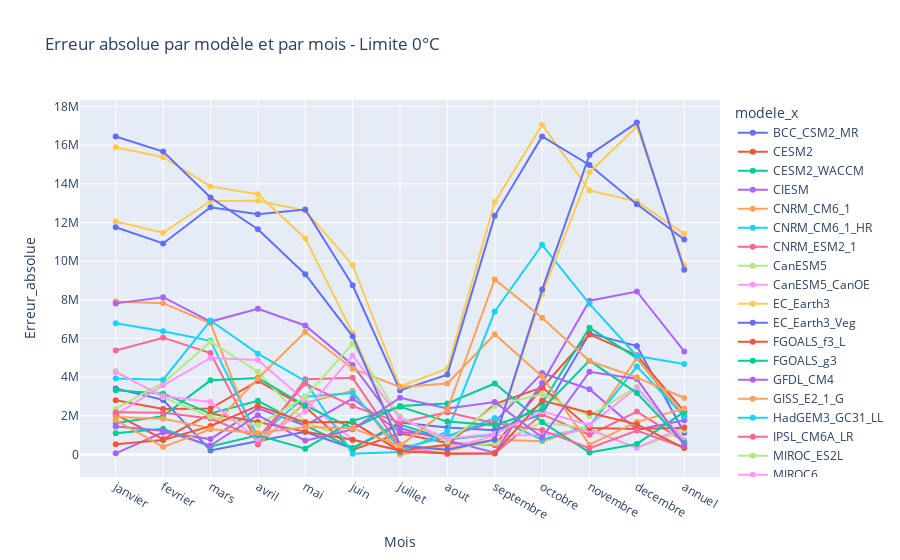

Write notebook code for a chart like this one.
### Markdown cell above
### Visualisation sous forme de courbes

### Code cell
fig = px.line(
    snow_warming_avec_erreur_1995_2014[snow_warming_avec_erreur_1995_2014['modele_x'] != 'Reference'],
    x='Mois', y='Erreur_absolue', color='modele_x', markers=True, title="Erreur absolue par modèle et par mois - Limite 0°C")
fig.show()

### Figure 1 — Plotly figure (JSON) as saved in the notebook; plotly's stock layout.template omitted (floating-point values rounded to 4 significant figures)
{"data": [{"hovertemplate": "modele_x=BCC_CSM2_MR<br>Mois=%{x}<br>Erreur_absolue=%{y}<extra></extra>", "legendgroup": "BCC_CSM2_MR", "line": {"color": "#636efa", "dash": "solid"}, "marker": {"symbol": "circle"}, "mode": "lines+markers", "name": "BCC_CSM2_MR", "orientation": "v", "showlegend": true, "type": "scatter", "x": ["janvier", "fevrier", "mars", "avril", "mai", "juin", "juillet", "aout", "septembre", "octobre", "novembre", "decembre", "annuel"], "xaxis": "x", "y": [3415107, 2824090, 209189, 691869, 1171029, 310330, 1648452, 1392061, 1256313, 2084227, 6268863, 5608594, 1126803], "yaxis": "y"}, {"hovertemplate": "modele_x=CESM2<br>Mois=%{x}<br>Erreur_absolue=%{y}<extra></extra>", "legendgroup": "CESM2", "line": {"color": "#EF553B", "dash": "solid"}, "marker": {"symbol": "circle"}, "mode": "lines+markers", "name": "CESM2", "orientation": "v", "showlegend": true, "type": "scatter", "x": ["janvier", "fevrier", "mars", "avril", "mai", "juin", "juillet", "aout", "septembre", "octobre", "novembre", "decembre", "annuel"], "xaxis": "x", "y": [2808595, 2353669, 2373826, 3805975, 2469273, 236112, 1099418, 591883, 487792, 3452367, 6210729, 5130463, 2221826], "yaxis": "y"}, {"hovertemplate": "modele_x=CESM2_WACCM<br>Mois=%{x}<br>Erreur_absolue=%{y}<extra></extra>", "legendgroup": "CESM2_WACCM", "line": {"color": "#00cc96", "dash": "solid"}, "marker": {"symbol": "circle"}, "mode": "lines+markers", "name": "CESM2_WACCM", "orientation": "v", "showlegend": true, "type": "scatter", "x": ["janvier", "fevrier", "mars", "avril", "mai", "juin", "juillet", "aout", "septembre", "octobre", "novembre", "decembre", "annuel"], "xaxis": "x", "y": [3325513, 3144985, 2116965, 2775087, 1493171, 333777, 1549989, 777775, 1031577, 2648054, 6562394, 4989048, 1946842], "yaxis": "y"}, {"hovertemplate": "modele_x=CIESM<br>Mois=%{x}<br>Erreur_absolue=%{y}<extra></extra>", "legendgroup": "CIESM", "line": {"color": "#ab63fa", "dash": "solid"}, "marker": {"symbol": "circle"}, "mode": "lines+markers", "name": "CIESM", "orientation": "v", "showlegend": true, "type": "scatter", "x": ["janvier", "fevrier", "mars", "avril", "mai", "juin", "juillet", "aout", "septembre", "octobre", "novembre", "decembre", "annuel"], "xaxis": "x", "y": [57691, 1142283, 795885, 2385378, 1488672, 2890681, 1158923, 957445, 1682418, 4212139, 3375657, 1275151, 1775578], "yaxis": "y"}, {"hovertemplate": "modele_x=CNRM_CM6_1<br>Mois=%{x}<br>Erreur_absolue=%{y}<extra></extra>", "legendgroup": "CNRM_CM6_1", "line": {"color": "#FFA15A", "dash": "solid"}, "marker": {"symbol": "circle"}, "mode": "lines+markers", "name": "CNRM_CM6_1", "orientation": "v", "showlegend": true, "type": "scatter", "x": ["janvier", "fevrier", "mars", "avril", "mai", "juin", "juillet", "aout", "septembre", "octobre", "novembre", "decembre", "annuel"], "xaxis": "x", "y": [7911957, 7829074, 6784712, 511276, 2673367, 3294223, 3766, 407580, 763406, 682623, 1442059, 4992136, 1999018], "yaxis": "y"}, {"hovertemplate": "modele_x=CNRM_CM6_1_HR<br>Mois=%{x}<br>Erreur_absolue=%{y}<extra></extra>", "legendgroup": "CNRM_CM6_1_HR", "line": {"color": "#19d3f3", "dash": "solid"}, "marker": {"symbol": "circle"}, "mode": "lines+markers", "name": "CNRM_CM6_1_HR", "orientation": "v", "showlegend": true, "type": "scatter", "x": ["janvier", "fevrier", "mars", "avril", "mai", "juin", "juillet", "aout", "septembre", "octobre", "novembre", "decembre", "annuel"], "xaxis": "x", "y": [6791402, 6372433, 5878014, 908479, 2985966, 3182984, 307106, 917453, 1888598, 768217, 1481058, 4548656, 1974372], "yaxis": "y"}, {"hovertemplate": "modele_x=CNRM_ESM2_1<br>Mois=%{x}<br>Erreur_absolue=%{y}<extra></extra>", "legendgroup": "CNRM_ESM2_1", "line": {"color": "#FF6692", "dash": "solid"}, "marker": {"symbol": "circle"}, "mode": "lines+markers", "name": "CNRM_ESM2_1", "orientation": "v", "showlegend": true, "type": "scatter", "x": ["janvier", "fevrier", "mars", "avril", "mai", "juin", "juillet", "aout", "septembre", "octobre", "novembre", "decembre", "annuel"], "xaxis": "x", "y": [5376097, 6043821, 5245251, 528600, 3888962, 3965180, 366466, 22048, 51624, 2076755, 1018705, 2218149, 680794], "yaxis": "y"}, {"hovertemplate": "modele_x=CanESM5<br>Mois=%{x}<br>Erreur_absolue=%{y}<extra></extra>", "legendgroup": "CanESM5", "line": {"color": "#B6E880", "dash": "solid"}, "marker": {"symbol": "circle"}, "mode": "lines+markers", "name": "CanESM5", "orientation": "v", "showlegend": true, "type": "scatter", "x": ["janvier", "fevrier", "mars", "avril", "mai", "juin", "juillet", "aout", "septembre", "octobre", "novembre", "decembre", "annuel"], "xaxis": "x", "y": [2367169, 3699934, 5836448, 4279354, 1680662, 721198, 248682, 394617, 564773, 1667709, 1329162, 340470, 1251092], "yaxis": "y"}, {"hovertemplate": "modele_x=CanESM5_CanOE<br>Mois=%{x}<br>Erreur_absolue=%{y}<extra></extra>", "legendgroup": "CanESM5_CanOE", "line": {"color": "#FF97FF", "dash": "solid"}, "marker": {"symbol": "circle"}, "mode": "lines+markers", "name": "CanESM5_CanOE", "orientation": "v", "showlegend": true, "type": "scatter", "x": ["janvier", "fevrier", "mars", "avril", "mai", "juin", "juillet", "aout", "septembre", "octobre", "novembre", "decembre", "annuel"], "xaxis": "x", "y": [2060729, 3581375, 4996489, 4890541, 2777634, 767030, 205754, 308936, 979239, 1006334, 1275415, 336144, 1424005], "yaxis": "y"}, {"hovertemplate": "modele_x=EC_Earth3<br>Mois=%{x}<br>Erreur_absolue=%{y}<extra></extra>", "legendgroup": "EC_Earth3", "line": {"color": "#FECB52", "dash": "solid"}, "marker": {"symbol": "circle"}, "mode": "lines+markers", "name": "EC_Earth3", "orientation": "v", "showlegend": true, "type": "scatter", "x": ["janvier", "fevrier", "mars", "avril", "mai", "juin", "juillet", "aout", "septembre", "octobre", "novembre", "decembre", "annuel"], "xaxis": "x", "y": [12053186, 11473686, 13115670, 13127908, 12616741, 9808298, 3516514, 4440034, 13053424, 17059480, 13660203, 13092802, 11418162], "yaxis": "y"}, {"hovertemplate": "modele_x=EC_Earth3_Veg<br>Mois=%{x}<br>Erreur_absolue=%{y}<extra></extra>", "legendgroup": "EC_Earth3_Veg", "line": {"color": "#636efa", "dash": "solid"}, "marker": {"symbol": "circle"}, "mode": "lines+markers", "name": "EC_Earth3_Veg", "orientation": "v", "showlegend": true, "type": "scatter", "x": ["janvier", "fevrier", "mars", "avril", "mai", "juin", "juillet", "aout", "septembre", "octobre", "novembre", "decembre", "annuel"], "xaxis": "x", "y": [11757703, 10916373, 12790599, 12429067, 12671286, 8752817, 3316608, 4133084, 12347716, 16457670, 14980880, 12946056, 11124988], "yaxis": "y"}, {"hovertemplate": "modele_x=FGOALS_f3_L<br>Mois=%{x}<br>Erreur_absolue=%{y}<extra></extra>", "legendgroup": "FGOALS_f3_L", "line": {"color": "#EF553B", "dash": "solid"}, "marker": {"symbol": "circle"}, "mode": "lines+markers", "name": "FGOALS_f3_L", "orientation": "v", "showlegend": true, "type": "scatter", "x": ["janvier", "fevrier", "mars", "avril", "mai", "juin", "juillet", "aout", "septembre", "octobre", "novembre", "decembre", "annuel"], "xaxis": "x", "y": [2063407, 791829, 2113250, 1683700, 1181290, 757552, 200551, 504168, 2610932, 3472949, 1364300, 1312744, 1378464], "yaxis": "y"}, {"hovertemplate": "modele_x=FGOALS_g3<br>Mois=%{x}<br>Erreur_absolue=%{y}<extra></extra>", "legendgroup": "FGOALS_g3", "line": {"color": "#00cc96", "dash": "solid"}, "marker": {"symbol": "circle"}, "mode": "lines+markers", "name": "FGOALS_g3", "orientation": "v", "showlegend": true, "type": "scatter", "x": ["janvier", "fevrier", "mars", "avril", "mai", "juin", "juillet", "aout", "septembre", "octobre", "novembre", "decembre", "annuel"], "xaxis": "x", "y": [1630002, 1983416, 3835839, 3957993, 2529031, 1346007, 2503256, 2643012, 3673043, 1675752, 106618, 545666, 2202470], "yaxis": "y"}, {"hovertemplate": "modele_x=GFDL_CM4<br>Mois=%{x}<br>Erreur_absolue=%{y}<extra></extra>", "legendgroup": "GFDL_CM4", "line": {"color": "#ab63fa", "dash": "solid"}, "marker": {"symbol": "circle"}, "mode": "lines+markers", "name": "GFDL_CM4", "orientation": "v", "showlegend": true, "type": "scatter", "x": ["janvier", "fevrier", "mars", "avril", "mai", "juin", "juillet", "aout", "septembre", "octobre", "novembre", "decembre", "annuel"], "xaxis": "x", "y": [7817835, 8138542, 6876299, 7535213, 6676346, 4635290, 1356222, 745852, 95383, 3703465, 7957399, 8432817, 5330889], "yaxis": "y"}, {"hovertemplate": "modele_x=GISS_E2_1_G<br>Mois=%{x}<br>Erreur_absolue=%{y}<extra></extra>", "legendgroup": "GISS_E2_1_G", "line": {"color": "#FFA15A", "dash": "solid"}, "marker": {"symbol": "circle"}, "mode": "lines+markers", "name": "GISS_E2_1_G", "orientation": "v", "showlegend": true, "type": "scatter", "x": ["janvier", "fevrier", "mars", "avril", "mai", "juin", "juillet", "aout", "septembre", "octobre", "novembre", "decembre", "annuel"], "xaxis": "x", "y": [1937254, 1844225, 1360430, 3927461, 6339043, 4436270, 3488000, 3676479, 6220507, 4036993, 506729, 1684638, 2377150], "yaxis": "y"}, {"hovertemplate": "modele_x=HadGEM3_GC31_LL<br>Mois=%{x}<br>Erreur_absolue=%{y}<extra></extra>", "legendgroup": "HadGEM3_GC31_LL", "line": {"color": "#19d3f3", "dash": "solid"}, "marker": {"symbol": "circle"}, "mode": "lines+markers", "name": "HadGEM3_GC31_LL", "orientation": "v", "showlegend": true, "type": "scatter", "x": ["janvier", "fevrier", "mars", "avril", "mai", "juin", "juillet", "aout", "septembre", "octobre", "novembre", "decembre", "annuel"], "xaxis": "x", "y": [3927976, 3872148, 6929741, 5214842, 3793758, 38363, 124365, 1198092, 7396800, 10847434, 7795186, 5094801, 4686126], "yaxis": "y"}, {"hovertemplate": "modele_x=IPSL_CM6A_LR<br>Mois=%{x}<br>Erreur_absolue=%{y}<extra></extra>", "legendgroup": "IPSL_CM6A_LR", "line": {"color": "#FF6692", "dash": "solid"}, "marker": {"symbol": "circle"}, "mode": "lines+markers", "name": "IPSL_CM6A_LR", "orientation": "v", "showlegend": true, "type": "scatter", "x": ["janvier", "fevrier", "mars", "avril", "mai", "juin", "juillet", "aout", "septembre", "octobre", "novembre", "decembre", "annuel"], "xaxis": "x", "y": [2189826, 2158995, 1859777, 859785, 3673595, 2502155, 1656006, 2188065, 1617792, 1261212, 323881, 1239998, 357486], "yaxis": "y"}, {"hovertemplate": "modele_x=MIROC_ES2L<br>Mois=%{x}<br>Erreur_absolue=%{y}<extra></extra>", "legendgroup": "MIROC_ES2L", "line": {"color": "#B6E880", "dash": "solid"}, "marker": {"symbol": "circle"}, "mode": "lines+markers", "name": "MIROC_ES2L", "orientation": "v", "showlegend": true, "type": "scatter", "x": ["janvier", "fevrier", "mars", "avril", "mai", "juin", "juillet", "aout", "septembre", "octobre", "novembre", "decembre", "annuel"], "xaxis": "x", "y": [4316208, 2955920, 1950185, 1516135, 2973161, 5726579, 1972592, 653499, 2517036, 3123072, 1993212, 3501165, 626236], "yaxis": "y"}, {"hovertemplate": "modele_x=MIROC6<br>Mois=%{x}<br>Erreur_absolue=%{y}<extra></extra>", "legendgroup": "MIROC6", "line": {"color": "#FF97FF", "dash": "solid"}, "marker": {"symbol": "circle"}, "mode": "lines+markers", "name": "MIROC6", "orientation": "v", "showlegend": true, "type": "scatter", "x": ["janvier", "fevrier", "mars", "avril", "mai", "juin", "juillet", "aout", "septembre", "octobre", "novembre", "decembre", "annuel"], "xaxis": "x", "y": [4258785, 3006739, 2711856, 785392, 2221243, 5121343, 1864965, 812518, 1077381, 2228705, 1521124, 3448984, 751575], "yaxis": "y"}, {"hovertemplate": "modele_x=MPI_ESM1_2_HR<br>Mois=%{x}<br>Erreur_absolue=%{y}<extra></extra>", "legendgroup": "MPI_ESM1_2_HR", "line": {"color": "#FECB52", "dash": "solid"}, "marker": {"symbol": "circle"}, "mode": "lines+markers", "name": "MPI_ESM1_2_HR", "orientation": "v", "showlegend": true, "type": "scatter", "x": ["janvier", "fevrier", "mars", "avril", "mai", "juin", "juillet", "aout", "septembre", "octobre", "novembre", "decembre", "annuel"], "xaxis": "x", "y": [15896138, 15377959, 13870286, 13470517, 11179315, 6282128, 555259, 149944, 782062, 8313144, 14599947, 16968763, 9762131], "yaxis": "y"}, {"hovertemplate": "modele_x=MPI_ESM1_2_LR<br>Mois=%{x}<br>Erreur_absolue=%{y}<extra></extra>", "legendgroup": "MPI_ESM1_2_LR", "line": {"color": "#636efa", "dash": "solid"}, "marker": {"symbol": "circle"}, "mode": "lines+markers", "name": "MPI_ESM1_2_LR", "orientation": "v", "showlegend": true, "type": "scatter", "x": ["janvier", "fevrier", "mars", "avril", "mai", "juin", "juillet", "aout", "septembre", "octobre", "novembre", "decembre", "annuel"], "xaxis": "x", "y": [16451796, 15675080, 13295345, 11651611, 9327482, 6112894, 461915, 244460, 764281, 8530370, 15500276, 17172040, 9558219], "yaxis": "y"}, {"hovertemplate": "modele_x=MRI_ESM2_0<br>Mois=%{x}<br>Erreur_absolue=%{y}<extra></extra>", "legendgroup": "MRI_ESM2_0", "line": {"color": "#EF553B", "dash": "solid"}, "marker": {"symbol": "circle"}, "mode": "lines+markers", "name": "MRI_ESM2_0", "orientation": "v", "showlegend": true, "type": "scatter", "x": ["janvier", "fevrier", "mars", "avril", "mai", "juin", "juillet", "aout", "septembre", "octobre", "novembre", "decembre", "annuel"], "xaxis": "x", "y": [530292, 747046, 1467350, 2520267, 1663241, 1677464, 172583, 47308, 67880, 2788036, 2159461, 1557616, 333518], "yaxis": "y"}, {"hovertemplate": "modele_x=NorESM2_LM<br>Mois=%{x}<br>Erreur_absolue=%{y}<extra></extra>", "legendgroup": "NorESM2_LM", "line": {"color": "#00cc96", "dash": "solid"}, "marker": {"symbol": "circle"}, "mode": "lines+markers", "name": "NorESM2_LM", "orientation": "v", "showlegend": true, "type": "scatter", "x": ["janvier", "fevrier", "mars", "avril", "mai", "juin", "juillet", "aout", "septembre", "octobre", "novembre", "decembre", "annuel"], "xaxis": "x", "y": [1104435, 1334519, 416143, 997496, 302362, 1737876, 2471537, 1701690, 1510975, 2342693, 4853997, 3175072, 592053], "yaxis": "y"}, {"hovertemplate": "modele_x=NorESM2_MM<br>Mois=%{x}<br>Erreur_absolue=%{y}<extra></extra>", "legendgroup": "NorESM2_MM", "line": {"color": "#ab63fa", "dash": "solid"}, "marker": {"symbol": "circle"}, "mode": "lines+markers", "name": "NorESM2_MM", "orientation": "v", "showlegend": true, "type": "scatter", "x": ["janvier", "fevrier", "mars", "avril", "mai", "juin", "juillet", "aout", "septembre", "octobre", "novembre", "decembre", "annuel"], "xaxis": "x", "y": [1452352, 1226150, 465321, 2030408, 717374, 1299452, 2934785, 2378637, 2711824, 887859, 4281295, 3905599, 470138], "yaxis": "y"}, {"hovertemplate": "modele_x=UKESM1_0_LL<br>Mois=%{x}<br>Erreur_absolue=%{y}<extra></extra>", "legendgroup": "UKESM1_0_LL", "line": {"color": "#FFA15A", "dash": "solid"}, "marker": {"symbol": "circle"}, "mode": "lines+markers", "name": "UKESM1_0_LL", "orientation": "v", "showlegend": true, "type": "scatter", "x": ["janvier", "fevrier", "mars", "avril", "mai", "juin", "juillet", "aout", "septembre", "octobre", "novembre", "decembre", "annuel"], "xaxis": "x", "y": [1777355, 387021, 1304477, 1114460, 1425852, 1353955, 445183, 2320311, 9059166, 7075321, 4834319, 3990385, 2923984], "yaxis": "y"}], "layout": {"legend": {"title": {"text": "modele_x"}, "tracegroupgap": 0}, "title": {"text": "Erreur absolue par modèle et par mois - Limite 0°C"}, "xaxis": {"anchor": "y", "domain": [0, 1], "title": {"text": "Mois"}}, "yaxis": {"anchor": "x", "domain": [0, 1], "title": {"text": "Erreur_absolue"}}}}
